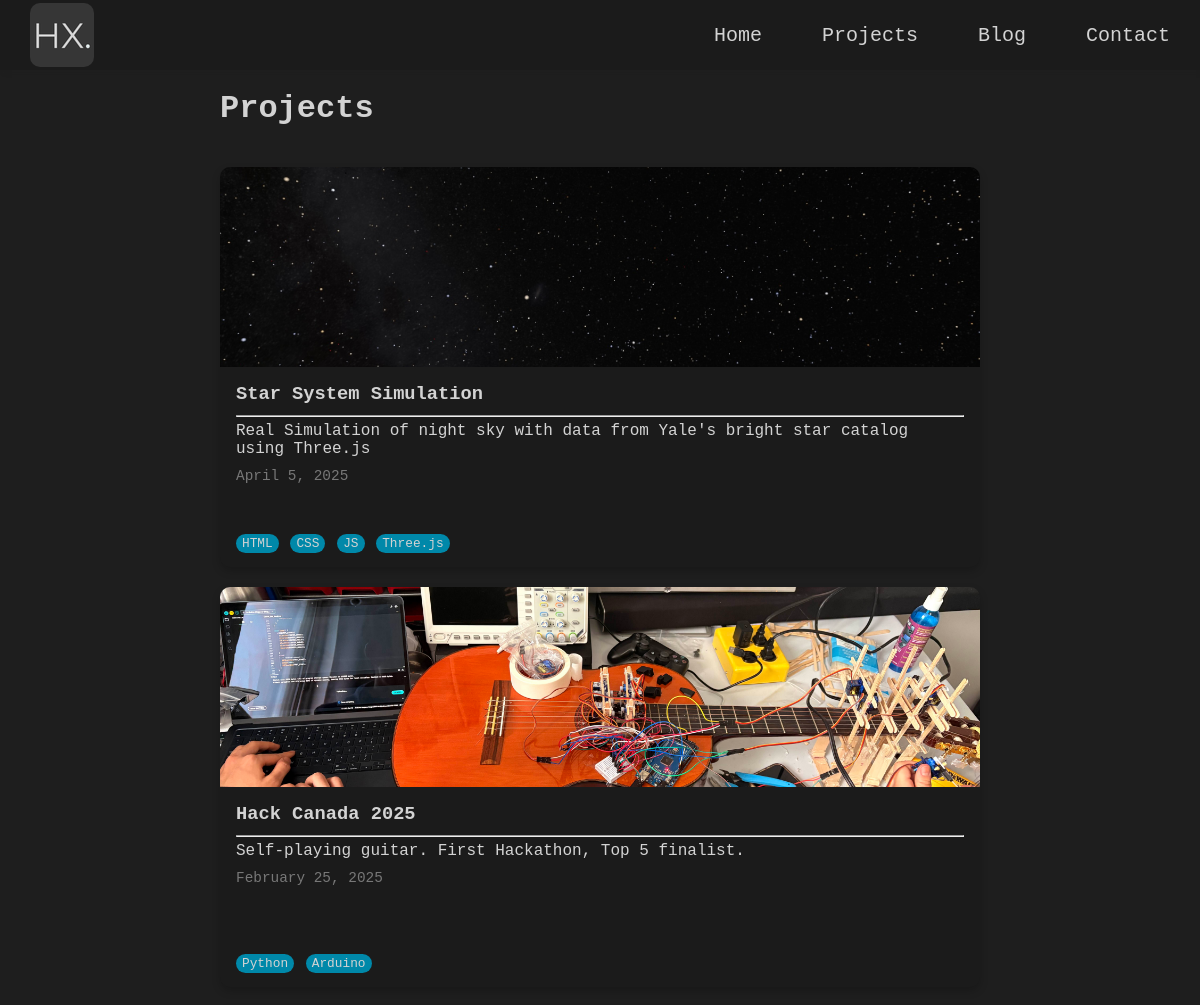
Before: /projects/ (upper part) with the older database file.
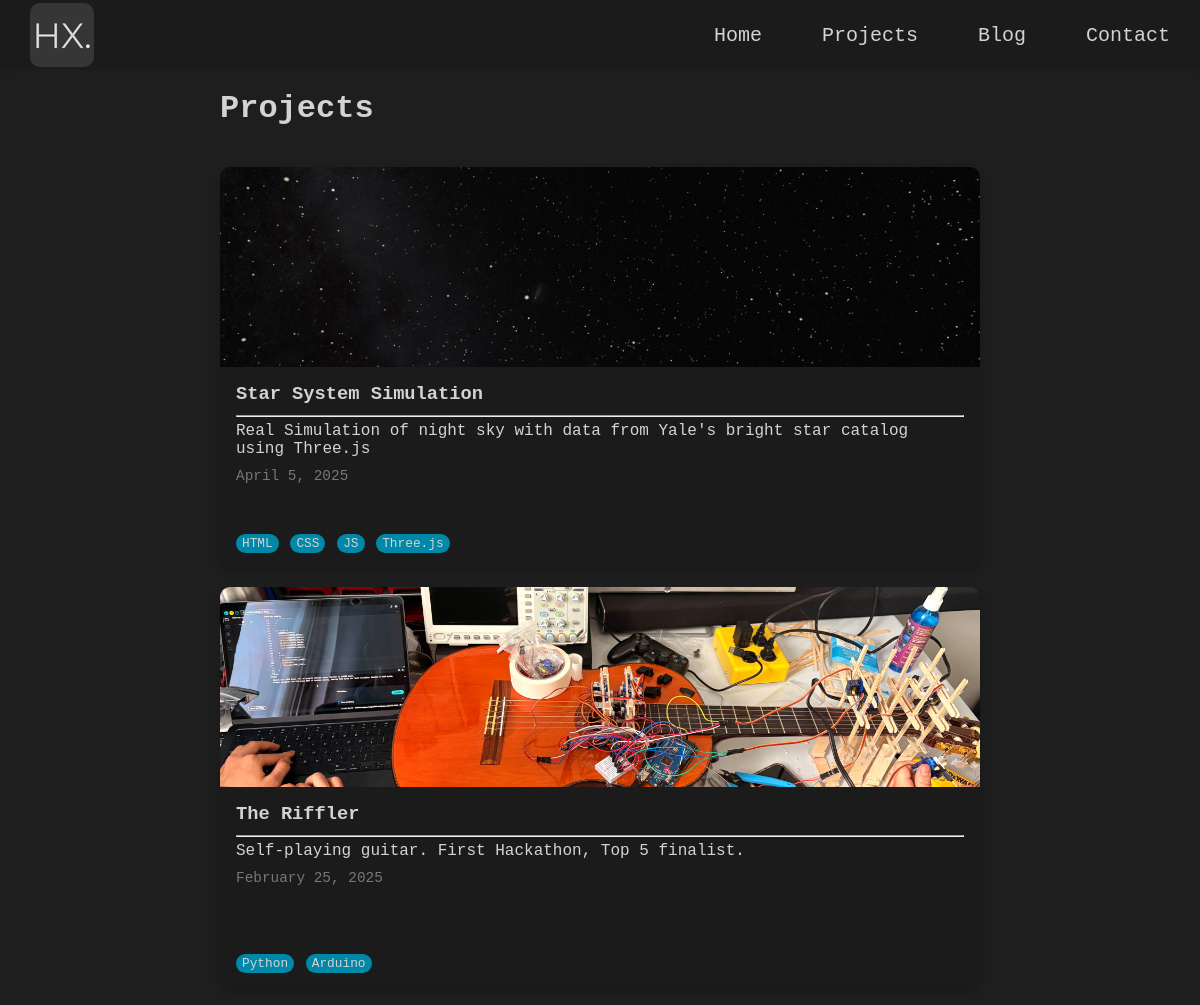
After: the same page with the newer database file.
### main/models.py (models this page shows, shortened)
class Project(models.Model):
    title = models.CharField(max_length=200)
    slug = models.SlugField(unique=True, max_length=200)
    image = models.ImageField(upload_to='images/')
    description = models.TextField()
    content = RichTextField()
    date = models.DateTimeField()
    tags = models.ManyToManyField(Tag, related_name='projects')
    is_active = models.BooleanField(default=False)
    class Meta:
        ordering = ['-date']  # Sort by most recent

### main/views.py (the view)
# urls.py: path('projects/', project_list_view, name='projects_list'),
def project_list_view(request):
    projects = Project.objects.all()
    return render(request, 'main/projects_list.html', {'projects': projects})

### main/templates/main/projects_list.html (shortened to what this page needs)
{% extends 'main/base.html' %} {% load static %} {% block content %}
<div class="posts-container">
  <h1>Projects</h1>
  {% for project in projects %}
    {% if project.is_active %}
      <a class="card-wrapper" href="{% url 'project_detail' project.slug %}">
        <div class="card">
          <img class="no-lightbox" src="{{ project.image.url }}"/>
          <div class="post-content-container">
            <h3><b>{{ project.title }}</b></h3>
            <hr>
            <p>{{ project.description }}</p>
            <p class="date">{{ project.date|date:"F j, Y" }}</p>
            <div class="tags">
              {% for tag in project.tags.all %}
                <span>{{ tag.name }}</span>
              {% endfor %}
            </div>
          </div>
        </div>
      </a>
    {% endif %}
  {% endfor %}
</div>
{% endblock %}

Changed rows visible on the page:
changed Project "Self-playing guitar. First Hackathon, Top 5 finalist.": title "Hack Canada 2025" → "The Riffler"
